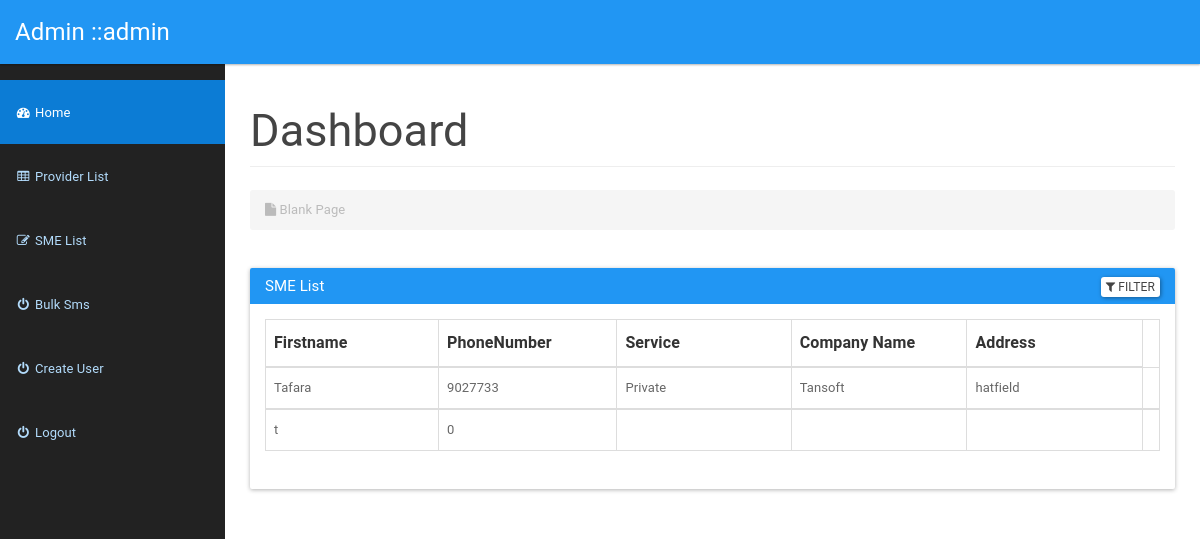
The app's page /admin/sme.php (signed in) with its own data.
### tables this page shows
CREATE TABLE `sme` (
  `id` int(11) NOT NULL,
  `ownerName` varchar(20) NOT NULL,
  `ownerSurname` varchar(20) NOT NULL,
  `ownerPhone` varchar(20) NOT NULL,
  `coName` varchar(20) NOT NULL,
  `regNumber` varchar(20) NOT NULL,
  `businessType` varchar(20) NOT NULL,
  `user_id` int(11) NOT NULL,
  `date_created` timestamp NOT NULL DEFAULT CURRENT_TIMESTAMP ON UPDATE CURRENT_TIMESTAMP,
  `phoneNumber` int(11) NOT NULL,
  `address` varchar(50) NOT NULL,
  `email` varchar(50) NOT NULL
);

### admin/sme.php (the view, shortened to what this page needs)
<?php
include ('../conn.php');
$admin = $_SESSION['user']['username'];
?>
<!DOCTYPE html>
<html>
<head>
    <link href="assets/css/material.css" rel="stylesheet">
    <link href="assets/css/sb-admin.css" rel="stylesheet">
    <link href="assets/css/style.css" rel="stylesheet">
    <link href="assets/font-awesome/css/font-awesome.css" rel="stylesheet">
</head>
<body><div id="wrapper">
    <nav class="navbar navbar-inverse navbar-fixed-top" role="navigation">
        <div class="navbar-header">
            <a class="navbar-brand" href="home.php">Admin ::<?php echo  $admin;?></a>
        </div>
        <div class="collapse navbar-collapse navbar-ex1-collapse">
            <ul class="nav navbar-nav side-nav">
                <li class="active">
                    <a href="home.php"><i class="fa fa-fw fa-dashboard"></i> Home</a>
                </li>
                <li>
                    <a href="provider.php"><i class="fa fa-fw fa-table"></i> Provider List</a>
                </li>
                <li>
                    <a href="sme.php"><i class="fa fa-fw fa-edit"></i> SME List</a>
                </li>
                <li>
                    <a href="bulksms.php"><i class="fa fa-fw fa-power-off"></i> Bulk Sms</a>
                </li>
                <li>
                    <a href="create_user.php"><i class="fa fa-fw fa-power-off"></i> Create User</a>
                </li>
                <li>
                    <a href="home.php?logout='1'""><i class="fa fa-fw fa-power-off"></i> Logout</a>
                </li>
            </ul>
        </div>
    </nav>
    <div id="page-wrapper">
        <div class="container-fluid">
            <div class="row">
                <div class="col-lg-12">
                    <h2 class="page-header">
                        Dashboard
                    </h2>
                    <ol class="breadcrumb">
                        <li class="active">
                            <i class="fa fa-file"></i> Blank Page
                        </li>
                    </ol>
                </div>
            </div>
            <div class="panel panel-primary filterable">
                <div class="panel-heading">
                    <h3 class="panel-title"> SME List</h3>
                    <div class="pull-right">
                        <button class="btn btn-default btn-xs btn-filter"><span class="fa fa-filter"></span> Filter</button>
                    </div>
                </div>
                <div class="panel-body">
                    <table class="table table-hover table-bordered">
                        <thead>
                        <tr class="filters">
                            <th><input type="text" class="form-control" placeholder="Firstname" disabled></th>
                            <th><input type="text" class="form-control" placeholder="PhoneNumber" disabled></th>
                            <th><input type="text" class="form-control" placeholder="Service" disabled></th>
                            <th><input type="text" class="form-control" placeholder="Company Name" disabled></th>
                            <th><input type="text" class="form-control" placeholder="Address" disabled></th>
                        </tr>
                        </thead>
                        <?php
                        $sql="SELECT * FROM sme";
                        $res=mysqli_query($conn,$sql);
                        while ($provider=mysqli_fetch_array($res)) {
                            echo "<tbody>";
                            echo     "<tr>";
                            echo  "<td>".$provider['ownerName']."</td>";
                            echo "<td>" . $provider['phoneNumber'] . "</td>";
                            echo "<td>" . $provider['businessType'] . "</td>";
                            echo "<td>" . $provider['coName'] . "</td>";
                            echo "<td>" . $provider['address'] . "</td>";
                            echo  "<td>". "</td>";
                        }
                        echo "</tr>";
                        echo "</tbody>";
                        echo "</table>";
                        ?>
                </div>
            </div>
        </div>
    </div>
</div>
</body>
</html>

### admin/assets/css/sb-admin.css (style rules this page uses)
body { margin-top: 100px; background-color: #222; }
@media (min-width:768px) { body { margin-top: 50px; } }
#wrapper { padding-left: 0; }
#page-wrapper { min-height: 900px !important; width: 100%; padding: 0; background-color: #fff; }
@media (min-width:768px) { #wrapper { padding-left: 225px; } }
@media (min-width:768px) { #page-wrapper { padding: 10px; } }
@media (min-width:768px) { .side-nav { position: fixed; top: 80px; left: 225px; width: 225px; margin-left: -225px; border: none; border-radius: 0; overflow-y: auto; background-color: #222; bottom: 0; overflow-x: hidden; padding-bottom: 40px; } }
@media (min-width:768px) { .side-nav>li>a { width: 225px; } }

### admin/assets/css/style.css (style rules this page uses)
.filterable { margin-top: 15px; }
.filterable .panel-heading .pull-right { margin-top: -20px; }
.filterable .filters input[disabled] { background-color: transparent; border: none; cursor: auto; box-shadow: none; padding: 0; height: auto; }

### records on screen
sme: ownerName "Tafara", phoneNumber "9027733", businessType "Private", coName "Tansoft", address "hatfield"
sme: ownerName "t", phoneNumber "0"

### other values on screen
$admin "admin"
